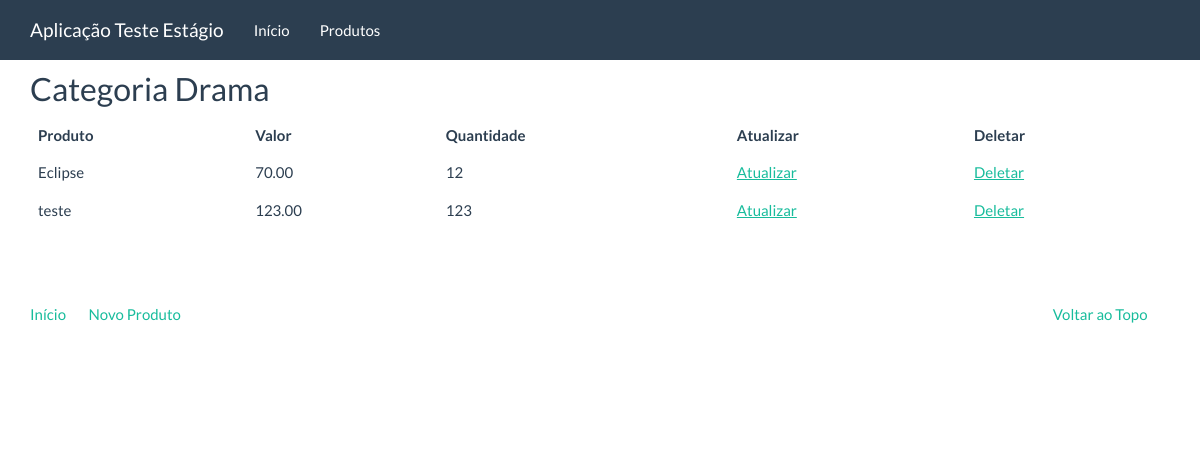
Screenshot of /list_products/1 with the database file from the repository.
### core/models.py (models this page shows, shortened)
class Category(models.Model):
	name = models.CharField(max_length = 80, verbose_name = 'Nome da Categoria')

class Product(models.Model):
	name = models.CharField(max_length = 80, verbose_name = 'Nome do Produto')
	price = models.DecimalField(max_digits = 30, decimal_places = 2, default = 0, verbose_name = 'Preço')
	quantity = models.IntegerField(default = 0, verbose_name = 'Quantidade')
	category = models.ForeignKey('Category', related_name = 'products', null = True, on_delete = models.SET_NULL)

### core/views.py (the view)
# urls.py: path('list_products/<int:category_id>', ProductCategoryListView.as_view(), name='products'),
class ProductCategoryListView(generic.CreateView):
	def get(self, request, *args, **kwargs):
		category_id = self.kwargs['category_id']
		category = Category.objects.get(id = category_id)
		products = Product.objects.filter(category_id = category_id)
		return render(request, "products/product_category_list.html", {'products':products, 'category': category})

### core/templates/products/product_category_list.html (shortened to what this page needs)
{% extends "../core/base.html" %}
{%load bootstrap%}
{% block container %}
<h2>Categoria {{category.name}}</h2>
<table class="table table-hover">
  <thead>
    <tr>
      <th scope="col">Produto</th>
      <th scope="col">Valor</th>
      <th scope="col">Quantidade</th>
      <th scope="col">Atualizar</th>
      <th scope="col">Deletar</th>
    </tr>
  </thead>
  <tbody>
    {% for product in products %}
    <tr>
        <td>{{product.name}}</td>
        <td>{{product.price}}</td>
        <td>{{product.quantity}}</td>
        <td><a href="{% url 'core:update_product' pk=product.pk %}">Atualizar</a></td>
        <td><a href="{% url 'core:delete_product' pk=product.pk %}">Deletar</a></td>
    </tr>
    {% endfor %}
  </tbody>
</table>
{% endblock %}

### rows the page displays
Category: name "Drama"
Product: name "Eclipse", price "70.00", quantity "12"
Product: name "teste", price "123.00", quantity "123"
